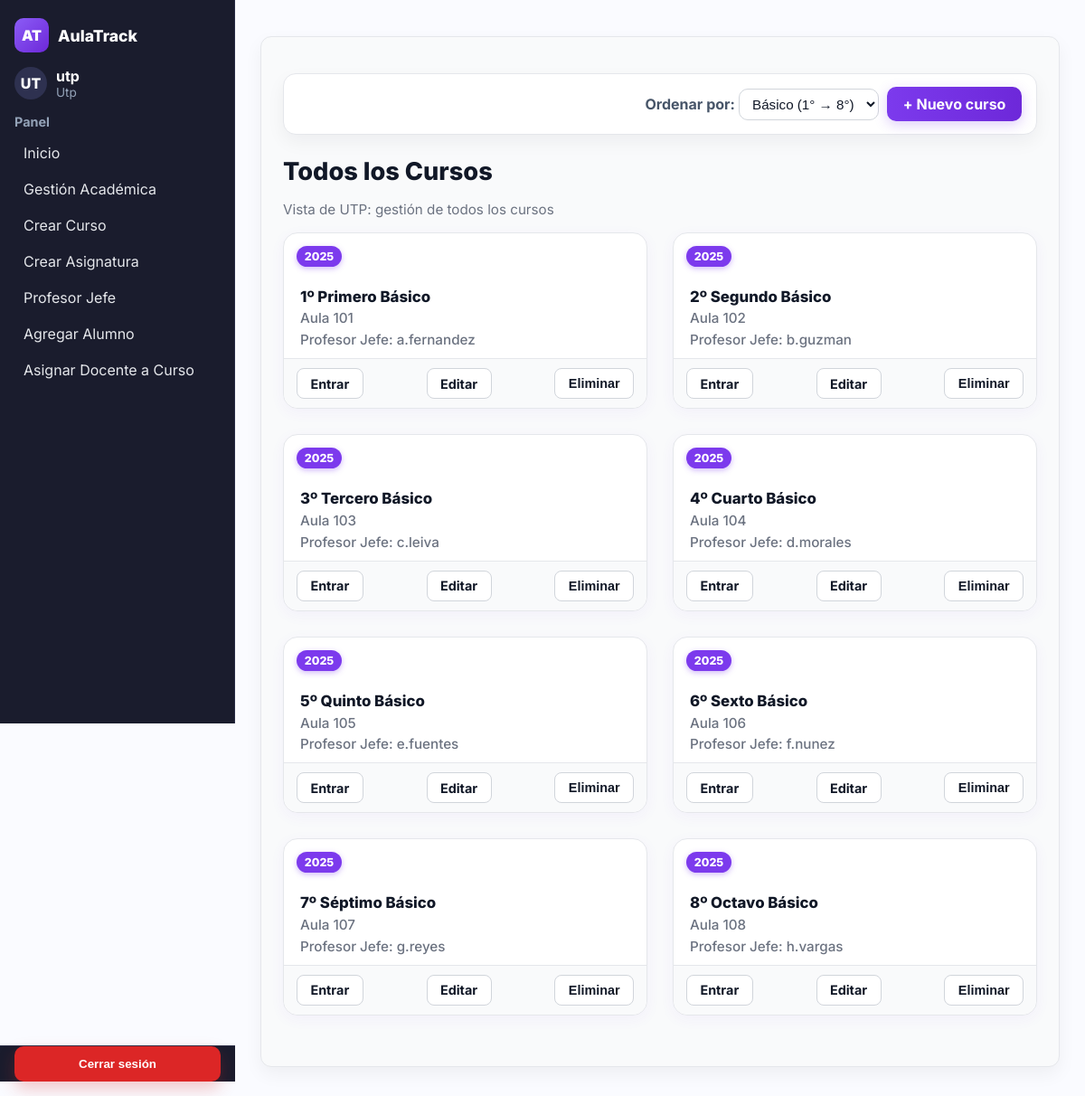
Before: / (signed in) with the older database file.
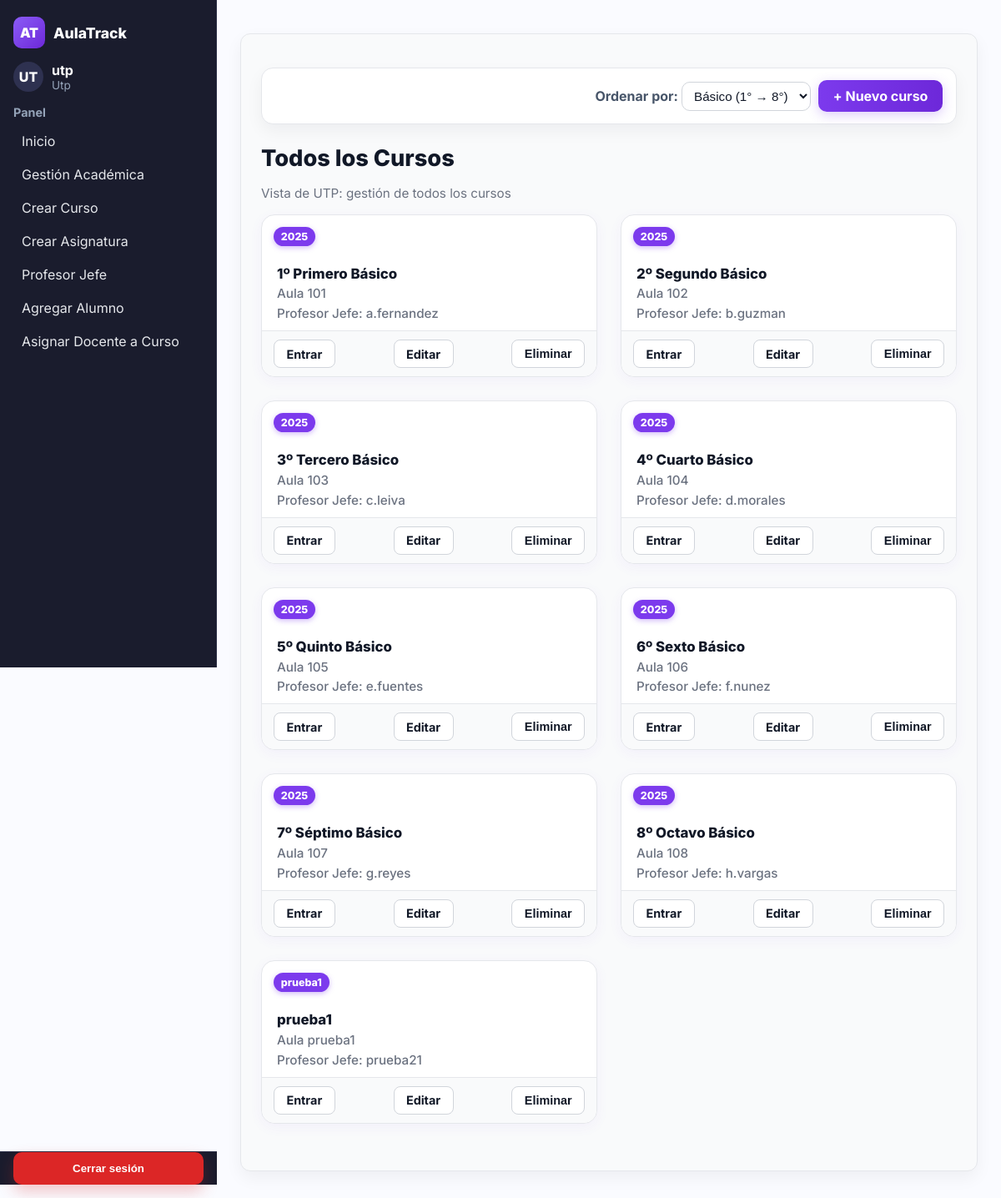
After: the same page with the newer database file.
### usuarios/models.py (models this page shows, shortened)
class Usuario(AbstractUser):
    nombres = models.CharField(max_length=100)
    apellidos = models.CharField(max_length=100)
    rut = models.CharField(max_length=12, unique=True, validators=[rut_validator])
    ROLE_DOCENTE = 'docente'
    ROLE_UTP = 'utp'
    ROLE_INSPECTOR = 'inspector'
    ROLE_CHOICES = [
        (ROLE_DOCENTE, 'Docente'),
        (ROLE_UTP, 'UTP'),
        (ROLE_INSPECTOR, 'Inspector'),
    ]
    role = models.CharField(max_length=20, choices=ROLE_CHOICES)

class Curso(models.Model):
    año = models.CharField(max_length=15)
    nombre = models.CharField(max_length=30)
    sala = models.CharField(max_length=10)
    profesor_jefe = models.ForeignKey(
        Usuario,
        on_delete=models.CASCADE,
        null=True,
        blank=True,
        limit_choices_to={'role': 'docente'},
        related_name='cursos_como_profesor_jefe'
    )
    class Meta:
        constraints = [
            models.UniqueConstraint(
                Lower('año'), Lower('nombre'), Lower('sala'),
                name='uniq_curso_anio_nombre_sala_ci'
            )
        ]

### usuarios/views.py (the view)
# urls.py: path('', home, name='home'),
@login_required
def home(request):
    user = request.user
    ordenar = request.GET.get("ordenar") or "basico_asc"
    cursos_docente = []
    cursos_todos = []
    curso_profesor_jefe = None
    if getattr(user, "role", None) == "docente":
        curso_profesor_jefe = (
            Curso.objects
            .filter(profesor_jefe=user)
            .select_related("profesor_jefe")
            .prefetch_related("asignaturas", "asignaturas__profesor")
            .first()
        )
        cursos_docente = (
            Curso.objects
            .filter(asignaturas__profesor=user)
            .exclude(profesor_jefe=user)
            .select_related("profesor_jefe")
            .prefetch_related("asignaturas", "asignaturas__profesor")
            .distinct()
        )
        cursos_docente = list(cursos_docente)
        if ordenar == "basico_asc":
            cursos_docente.sort(key=lambda c: _clave_grado(c.nombre))
        elif ordenar == "basico_desc":
            cursos_docente.sort(key=lambda c: _clave_grado(c.nombre), reverse=True)
        elif ordenar == "nombre_asc":
            cursos_docente.sort(key=lambda c: (c.nombre or "").lower())
    elif user.is_superuser or getattr(user, "role", None) in ["utp", "inspector"]:
        cursos_todos = list(
            Curso.objects
            .select_related("profesor_jefe")
            .prefetch_related("asignaturas", "asignaturas__profesor")
        )
        if ordenar == "basico_asc":
            cursos_todos.sort(key=lambda c: _clave_grado(c.nombre))
        elif ordenar == "basico_desc":
            cursos_todos.sort(key=lambda c: _clave_grado(c.nombre), reverse=True)
        elif ordenar == "nombre_asc":
            cursos_todos.sort(key=lambda c: (c.nombre or "").lower())
    return render(request, "home.html", {
        "curso_profesor_jefe": curso_profesor_jefe,
        "cursos_docente": cursos_docente,
        "cursos_todos": cursos_todos,
    })

### usuarios/views.py (called while the page is built)
def _clave_grado(nombre: str):
    if not nombre:
        return (2, 99, "")
    s = nombre.lower()
    es_basico = ("básico" in s) or ("basico" in s)
    es_medio  = ("medio" in s)
    m = re.search(r"(\d+)", s)
    num = int(m.group(1)) if m else 99
    prioridad = 0 if es_basico else (1 if es_medio else 2)
    return (prioridad, num, s)

### usuarios/templates/home.html (shortened to what this page needs)
{% extends "base.html" %}
{% load static %}
{% block extra_css %}
<link rel="stylesheet" href="{% static 'css/home.css' %}">
{% endblock %}
{% block content %}
<div class="filter-bar">
  <form method="get">
    <label for="ordenar">Ordenar por:</label>
    <select name="ordenar" id="ordenar" onchange="this.form.submit()">
      <option value="basico_asc" {% if request.GET.ordenar == 'basico_asc' or not request.GET.ordenar %}selected{% endif %}>
        Básico (1° → 8°)
      </option>
    </select>
  </form>
  {% if user.role == 'utp' or user.is_superuser %}
    <a class="topCta" href="{% url 'usuarios:crear_curso' %}?from=home">+ Nuevo curso</a>
  {% endif %}
</div>
{% if user.role == 'utp' or user.role == 'inspector' or user.is_superuser %}
  <div class="sectionTitle">Todos los Cursos</div>
  <p class="hint">Vista de {% if user.role == 'utp' or user.is_superuser %}UTP{% else %}Inspector{% endif %}: gestión de todos los cursos</p>
  <div class="courses">
    {% if cursos_todos %}
      {% for curso in cursos_todos %}
        <article class="courseCard" tabindex="0">
          <span class="badge">{{ curso.año }}</span>
          <div class="title">{{ curso.nombre }}</div>
          <div class="meta">Aula {{ curso.sala }}</div>
          <div class="meta">
            Profesor Jefe:
            {% if curso.profesor_jefe %}
              {{ curso.profesor_jefe.username }}
            {% else %}
              Sin asignar
            {% endif %}
          </div>
          <div class="actions">
            <a href="{% url 'usuarios:curso' curso.id %}" class="btn btn-primary">Entrar</a>
            {% if user.role == 'utp' or user.is_superuser %}
              <a href="{% url 'usuarios:curso_editar' curso.id %}?from=home" class="btn btn-ghost">Editar</a>
              <form method="post" action="{% url 'usuarios:curso_eliminar' curso.id %}?from=home"
                    style="display:inline;"
                    onsubmit="return confirm('¿Eliminar el curso «{{ curso.nombre }}»? Esta acción no se puede deshacer.');">
                <button type="submit" class="btn btn-danger">Eliminar</button>
              </form>
            {% endif %}
          </div>
        </article>
      {% endfor %}
    {% else %}
      <p class="muted">No hay cursos creados.</p>
    {% endif %}
  </div>
{% endif %}
{% endblock %}

### usuarios/templates/base.html (shortened to what this page needs)
{% load static %}
<!DOCTYPE html>
<html lang="es">
<head>
    <link rel="stylesheet" href="{% static 'css/base.css' %}">
    {% block extra_css %}{% endblock %}
    <link rel="stylesheet" href="{% static 'css/global.css' %}">
</head>
<body>
<main class="app">
    <aside class="sidebar" aria-label="Barra lateral">
        <div class="sidebar-content">
            <div class="brand">
                <div class="logo">AT</div>
                <div class="name">AulaTrack</div>
            </div>
            {% if user.is_authenticated %}
            <div class="profile">
                <div class="avatar">{{ user.username|slice:":2"|upper }}</div>
                <div>
                    <div class="docente">{{ user.username }}</div>
                    <div class="rol">
                        {% if user.is_superuser %}
                            Superusuario
                        {% else %}
                            {{ user.role|title|default:"Sin rol" }}
                        {% endif %}
                    </div>
                </div>
            </div>
            <nav class="menu">
                <div class="nav-section">
                    <h4>Panel</h4>
                    <ul>
                        <li><a href="{% url 'usuarios:home_page' %}">Inicio</a></li>
                        {% if user.is_superuser %}
                            <li><a href="{% url 'usuarios:cursos_lista' %}">Gestión Académica</a></li>
                            <li><a href="{% url 'usuarios:crear_curso' %}">Crear Curso</a></li>
                            <li><a href="{% url 'usuarios:crear_asignatura' %}">Crear Asignatura</a></li>
                            <li><a href="{% url 'usuarios:asignar_profesor_jefe' %}">Profesor Jefe</a></li>
                            <li><a href="{% url 'usuarios:agregar_alumno' %}">Agregar Alumno</a></li>
                            <li><a href="{% url 'usuarios:gestion_usuario' %}">Usuarios</a></li>
                            <li><a href="{% url 'usuarios:historial_admin' %}">Historial</a></li>
                            <li><a href="{% url 'usuarios:asignar_docente_curso' %}">Asignar Docente a Curso</a></li>
                        {% elif user.role == "utp" %}
                            <li><a href="{% url 'usuarios:cursos_lista' %}">Gestión Académica</a></li>
                            <li><a href="{% url 'usuarios:crear_curso' %}">Crear Curso</a></li>
                            <li><a href="{% url 'usuarios:crear_asignatura' %}">Crear Asignatura</a></li>
                            <li><a href="{% url 'usuarios:asignar_profesor_jefe' %}">Profesor Jefe</a></li>
                            <li><a href="{% url 'usuarios:agregar_alumno' %}">Agregar Alumno</a></li>
                            <li><a href="{% url 'usuarios:asignar_docente_curso' %}">Asignar Docente a Curso</a></li>
                        {% elif user.role == "docente" %}
                            <li><a href="{% url 'usuarios:home_page' %}">Mis Cursos</a></li>
                        {% elif user.role == "alumno" %}
                            <li><a href="{% url 'usuarios:home_page' %}">Mi Inicio</a></li>
                        {% endif %}
                    </ul>
                </div>
            </nav>
            {% endif %}
        </div>
        {% if user.is_authenticated %}
        <div class="logout-fixed">
            <form method="post" action="{% url 'usuarios:logout' %}">
                <button type="submit" class="logout-btn">Cerrar sesión</button>
            </form>
        </div>
        {% endif %}
    </aside>
    <section class="main">
        <div class="content">
            {% block content %}{% endblock %}
        </div>
    </section>
</main>
</body>
</html>

### usuarios/static/css/base.css (style rules this page uses)
:root { --brand-400:#b197fc; --brand-500:#a855f7; --brand-600:#8b5cf6; --brand-700:#7c3aed; --brand-800:#6d28d9; --side-bg:#1a1c2d; --side-border:#2a2d45; --side-hover:#2a2e49; --side-text:#e5e7eb; --side-muted:#94a3b8; --bg:#ffffff; --surface:#f9fafb; --border:#e5e7eb; --text:#0f172a; --danger:#dc2626; --danger-hover:#b91c1c; --radius:12px; --transition:all 0.25s ease; --shadow:0 8px 20px rgba(0,0,0,0.05); }
* { box-sizing:border-box }
html,body { height:100%;margin:0;font-family:"Inter",system-ui,sans-serif;background:var(--bg);color:var(--text); }
.app { display:grid; grid-template-columns:260px 1fr; min-height:100vh; }
.sidebar { background:var(--side-bg); color:var(--side-text); display:flex; flex-direction:column; justify-content:space-between; border-right:1px solid var(--side-border); position:sticky; top:0; height:100vh; }
.sidebar-content { padding:20px 16px 90px; overflow-y:auto; }
.brand { display:flex;align-items:center;gap:10px;margin-bottom:1rem; }
.logo { width:38px;height:38px;display:grid;place-items:center; border-radius:10px; background:linear-gradient(135deg,var(--brand-600),var(--brand-800)); color:#fff;font-weight:900; }
.name { font-weight:800;color:#fff;font-size:1.1rem; }
.profile { display:flex;align-items:center;gap:10px;margin:1rem 0; }
.avatar { width:36px;height:36px;border-radius:999px; background:#2e3150;color:#fff;font-weight:800; display:grid;place-items:center; }
.docente { font-weight:700;color:#fff; }
.rol { font-size:.85rem;color:var(--side-muted); }
.nav-section { margin-top:1rem; }
.nav-section h4 { margin:0 0 .5rem;color:var(--side-muted);font-size:.9rem;font-weight:700; }
.nav-section ul { list-style:none;margin:0;padding:0;display:grid;gap:4px; }
.nav-section a { display:block; padding:8px 10px; border-radius:8px; color:var(--side-text); transition:var(--transition); }
.logout-fixed { position:fixed; bottom:16px; left:0; width:260px; padding:0 16px 0; background:var(--side-bg); border-top:1px solid var(--side-border); }
.logout-btn { width:100%; padding:.75rem 1rem; border:0; border-radius:10px; background:var(--danger); color:#fff; font-weight:700; cursor:pointer; transition:var(--transition); box-shadow:0 8px 18px rgba(220,38,38,0.25); }
.main { background:var(--bg); padding:24px 28px; }
.content { background:var(--surface); border:1px solid var(--border); border-radius:var(--radius); padding:1.5rem; box-shadow:var(--shadow); }
a { color:var(--brand-500); text-decoration:none; transition:var(--transition); }

### usuarios/static/css/global.css (style rules this page uses)
body, html, .main { font-family: "Inter", system-ui, sans-serif; background: #fafbff !important; color: #0f172a; }
.btn, .btn-prim, .btn-secondary { display: inline-flex; align-items: center; justify-content: center; gap: 0.4rem; border-radius: 10px; font-weight: 600; cursor: pointer; text-decoration: none; font-size: 0.95rem; transition: all 0.25s ease; height: 38px; padding: 0 1rem; }
.btn { background: #fff; color: #111827; border: 1px solid #d1d5db; }
h1, h2, h3, h4, h5 { color: #111827; font-weight: 800; }
.hint, .muted { color: #6b7280; }

Changed rows visible on the page:
added Curso: año "prueba1", nombre "prueba1", sala "prueba1", profesor_jefe.username "prueba21"
